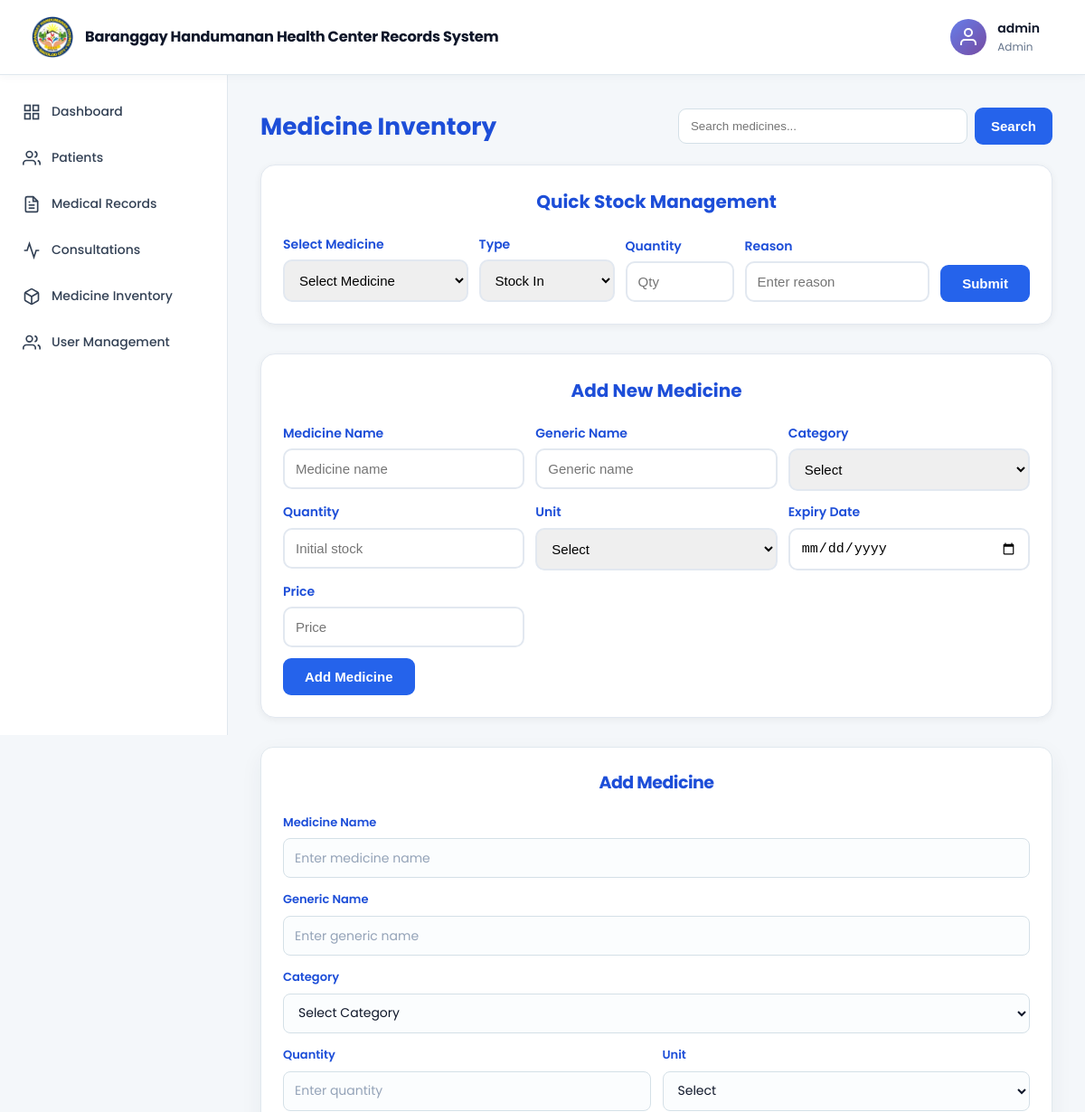
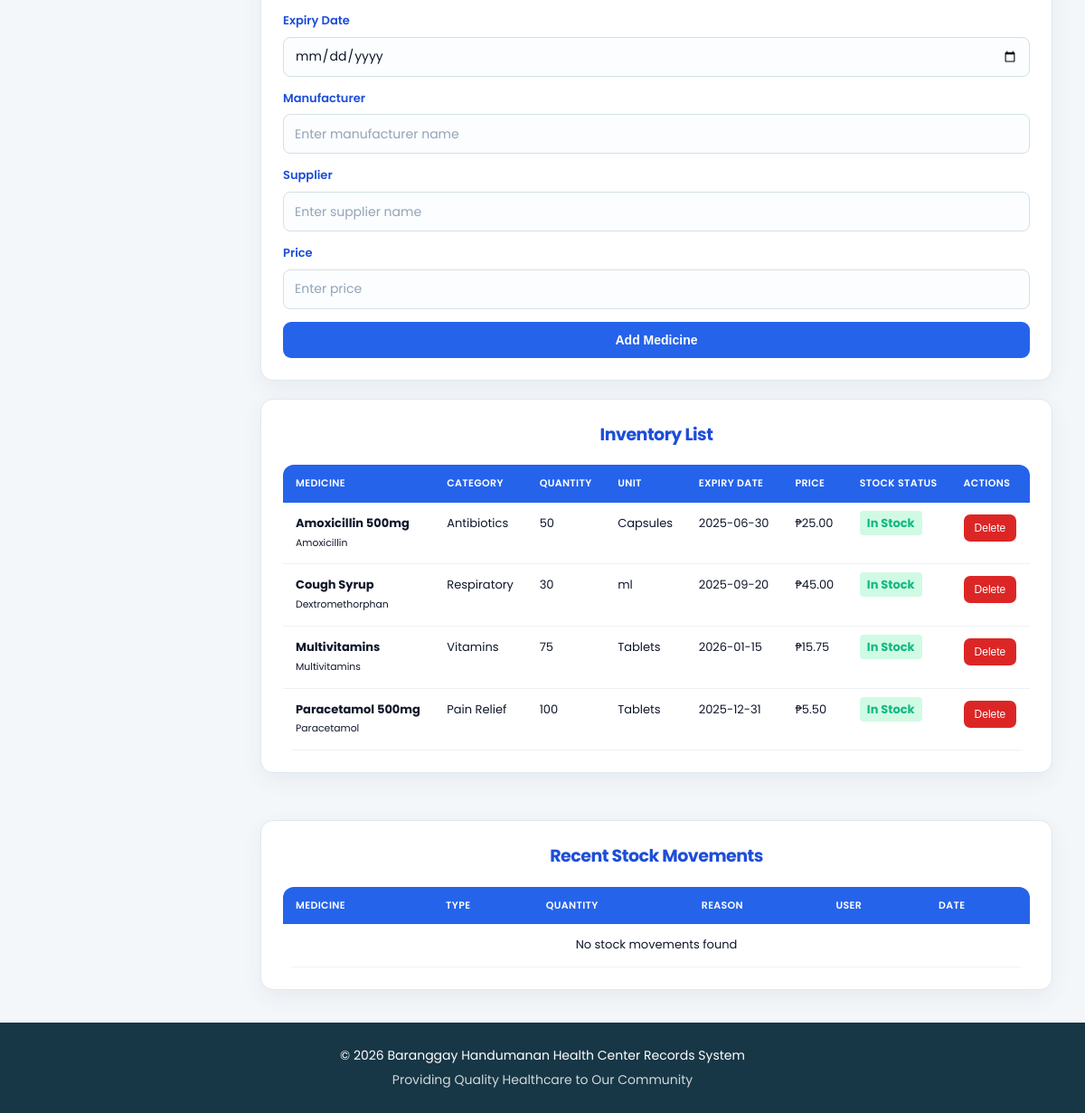
/modules/medicine_inventory.php (signed in), run on the app's committed database (2 pictures, top to bottom).
### tables this page shows
CREATE TABLE IF NOT EXISTS medicine_inventory (
    id INT AUTO_INCREMENT PRIMARY KEY,
    medicine_name VARCHAR(100) NOT NULL,
    generic_name VARCHAR(100),
    category VARCHAR(50) NOT NULL,
    quantity INT NOT NULL DEFAULT 0,
    unit VARCHAR(20) NOT NULL,
    expiry_date DATE NOT NULL,
    manufacturer VARCHAR(100),
    supplier VARCHAR(100),
    price DECIMAL(10, 2) NOT NULL DEFAULT 0.00,
    created_at TIMESTAMP DEFAULT CURRENT_TIMESTAMP
);

### classes/person.php (called while the page is built, shortened)
<?php
class Person {
    public function __construct($pdo) {
        $this->pdo = $pdo;
    }
}
?>

### classes/Medicine.php (called while the page is built, shortened)
<?php
require_once 'person.php';
class Medicine extends Person {
    public function getAllMedicines() {
        $sql = "SELECT * FROM medicine_inventory ORDER BY medicine_name ASC";
        $stmt = $this->pdo->query($sql);
        return $stmt->fetchAll();
    }
}
?>

### modules/medicine_inventory.php (the view, shortened to what this page needs)
<?php
require_once '../config/database.php';
require_once '../classes/Medicine.php';
$medicine = new Medicine($pdo);
$search = isset($_GET['search']) ? $_GET['search'] : '';
if ($search) {
    $medicines = $medicine->searchMedicines($search);
} else {
    $medicines = $medicine->getAllMedicines();
}
$stmt = $pdo->query("SELECT sm.*, mi.medicine_name, u.username FROM stock_movements sm JOIN medicine_inventory mi ON sm.medicine_id = mi.id JOIN users u ON sm.user_id = u.id ORDER BY sm.created_at DESC LIMIT 10");
$stockMovements = $stmt->fetchAll();
?>
<!DOCTYPE html>
<html lang="en">
<head>
    <?php include '../components/header.php'; ?>
</head>
<body>
    <?php include '../components/navbar2.php'; ?>
    <div class="dashboard-container">
        <?php include '../components/sidebar.php'; ?>
        <main class="dashboard-content">
            <div class="module-header">
                <h1>Medicine Inventory</h1>
                <form method="GET" class="search-form">
                    <input type="text" name="search" placeholder="Search medicines..." value="<?php echo htmlspecialchars($search); ?>">
                    <button type="submit">Search</button>
                </form>
            </div>
            <div class="stock-management" style="background: white; padding: 24px; border-radius: 16px; box-shadow: 0 2px 8px rgba(0,0,0,0.06); margin-bottom: 32px; border: 1px solid #e2e8f0;">
                <h2 style="margin: 0 0 20px 0; font-size: 20px; color: #1d4ed8; font-weight: 700;">Quick Stock Management</h2>
                <form method="POST" style="display: flex; gap: 12px; align-items: flex-end; flex-wrap: wrap;">
                    <div style="flex: 1; min-width: 200px;">
                        <label style="display: block; color: #1d4ed8; font-weight: 600; font-size: 14px; margin-bottom: 6px;">Select Medicine</label>
                        <select name="id" required style="width: 100%; padding: 12px; border: 2px solid #e2e8f0; border-radius: 10px; font-size: 15px;">
                            <option value="">Select Medicine</option>
                        </select>
                    </div>
                    <div style="width: 150px;">
                        <label style="display: block; color: #1d4ed8; font-weight: 600; font-size: 14px; margin-bottom: 6px;">Type</label>
                        <select name="type" required onchange="updateQuickAction()" style="width: 100%; padding: 12px; border: 2px solid #e2e8f0; border-radius: 10px; font-size: 15px;">
                            <option value="in">Stock In</option>
                        </select>
                    </div>
                    <div style="width: 120px;">
                        <label style="display: block; color: #1d4ed8; font-weight: 600; font-size: 14px; margin-bottom: 6px;">Quantity</label>
                        <input type="number" name="quantity" required min="1" placeholder="Qty" style="width: 100%; padding: 12px; border: 2px solid #e2e8f0; border-radius: 10px; font-size: 15px;">
                    </div>
                    <div style="flex: 1; min-width: 200px;">
                        <label style="display: block; color: #1d4ed8; font-weight: 600; font-size: 14px; margin-bottom: 6px;">Reason</label>
                        <input type="text" name="reason" required placeholder="Enter reason" style="width: 100%; padding: 12px; border: 2px solid #e2e8f0; border-radius: 10px; font-size: 15px;">
                    </div>
                    <button type="submit" class="submit-btn" style="padding: 12px 24px; font-size: 15px;">Submit</button>
                </form>
            </div>
            <div class="add-medicine" style="background: white; padding: 24px; border-radius: 16px; box-shadow: 0 2px 8px rgba(0,0,0,0.06); margin-bottom: 32px; border: 1px solid #e2e8f0;">
                <h2 style="margin: 0 0 20px 0; font-size: 20px; color: #1d4ed8; font-weight: 700;">Add New Medicine</h2>
                <form method="POST" style="display: grid; grid-template-columns: repeat(auto-fit, minmax(200px, 1fr)); gap: 12px;">
                    <div>
                        <label style="display: block; color: #1d4ed8; font-weight: 600; font-size: 14px; margin-bottom: 6px;">Medicine Name</label>
                        <input type="text" name="medicine_name" required placeholder="Medicine name" style="width: 100%; padding: 12px; border: 2px solid #e2e8f0; border-radius: 10px; font-size: 15px;">
                    </div>
                    <div>
                        <label style="display: block; color: #1d4ed8; font-weight: 600; font-size: 14px; margin-bottom: 6px;">Generic Name</label>
                        <input type="text" name="generic_name" placeholder="Generic name" style="width: 100%; padding: 12px; border: 2px solid #e2e8f0; border-radius: 10px; font-size: 15px;">
                    </div>
                    <div>
                        <label style="display: block; color: #1d4ed8; font-weight: 600; font-size: 14px; margin-bottom: 6px;">Category</label>
                        <select name="category" required style="width: 100%; padding: 12px; border: 2px solid #e2e8f0; border-radius: 10px; font-size: 15px;">
                            <option value="">Select</option>
                        </select>
                    </div>
                    <div>
                        <label style="display: block; color: #1d4ed8; font-weight: 600; font-size: 14px; margin-bottom: 6px;">Quantity</label>
                        <input type="number" name="quantity" required min="0" placeholder="Initial stock" style="width: 100%; padding: 12px; border: 2px solid #e2e8f0; border-radius: 10px; font-size: 15px;">
                    </div>
                    <div>
                        <label style="display: block; color: #1d4ed8; font-weight: 600; font-size: 14px; margin-bottom: 6px;">Unit</label>
                        <select name="unit" required style="width: 100%; padding: 12px; border: 2px solid #e2e8f0; border-radius: 10px; font-size: 15px;">
                            <option value="">Select</option>
                        </select>
                    </div>
                    <div>
                        <label style="display: block; color: #1d4ed8; font-weight: 600; font-size: 14px; margin-bottom: 6px;">Expiry Date</label>
                        <input type="date" name="expiry_date" required style="width: 100%; padding: 12px; border: 2px solid #e2e8f0; border-radius: 10px; font-size: 15px;">
                    </div>
                    <div>
                        <label style="display: block; color: #1d4ed8; font-weight: 600; font-size: 14px; margin-bottom: 6px;">Price</label>
                        <input type="number" name="price" step="0.01" min="0" required placeholder="Price" style="width: 100%; padding: 12px; border: 2px solid #e2e8f0; border-radius: 10px; font-size: 15px;">
                    </div>
                    <div style="grid-column: 1 / -1;">
                        <button type="submit" class="submit-btn" style="padding: 12px 24px; font-size: 15px;">Add Medicine</button>
                    </div>
                </form>
            </div>
            <div class="module-content">
                <div class="form-section">
                    <h2>Add Medicine</h2>
                    <form method="POST" class="module-form">
                        <div class="form-group">
                            <label>Medicine Name</label>
                            <input type="text" name="medicine_name" required placeholder="Enter medicine name">
                        </div>
                        <div class="form-group">
                            <label>Generic Name</label>
                            <input type="text" name="generic_name" placeholder="Enter generic name">
                        </div>
                        <div class="form-group">
                            <label>Category</label>
                            <select name="category" required>
                                <option value="">Select Category</option>
                            </select>
                        </div>
                        <div class="form-row">
                            <div class="form-group">
                                <label>Quantity</label>
                                <input type="number" name="quantity" required min="0" placeholder="Enter quantity">
                            </div>
                            <div class="form-group">
                                <label>Unit</label>
                                <select name="unit" required>
                                    <option value="">Select</option>
                                </select>
                            </div>
                        </div>
                        <div class="form-group">
                            <label>Expiry Date</label>
                            <input type="date" name="expiry_date" required>
                        </div>
                        <div class="form-group">
                            <label>Manufacturer</label>
                            <input type="text" name="manufacturer" placeholder="Enter manufacturer name">
                        </div>
                        <div class="form-group">
                            <label>Supplier</label>
                            <input type="text" name="supplier" placeholder="Enter supplier name">
                        </div>
                        <div class="form-group">
                            <label>Price</label>
                            <input type="number" name="price" step="0.01" min="0" required placeholder="Enter price">
                        </div>
                        <button type="submit" class="submit-btn">Add Medicine</button>
                    </form>
                </div>
                <div class="table-section">
                    <h2>Inventory List</h2>
                    <table class="data-table">
                        <thead>
                            <tr>
                                <th>Medicine</th>
                                <th>Category</th>
                                <th>Quantity</th>
                                <th>Unit</th>
                                <th>Expiry Date</th>
                                <th>Price</th>
                                <th>Stock Status</th>
                                <th>Actions</th>
                            </tr>
                        </thead>
                        <tbody>
                            <?php if (empty($medicines)): ?>
                                <tr>
                                    <td colspan="8" style="text-align: center;">No medicines found</td>
                                </tr>
                            <?php else: ?>
                                <?php foreach ($medicines as $m): ?>
                                    <?php
                                    $stockStatus = $m['quantity'] > 0 ? 'In Stock' : 'Out of Stock';
                                    $statusColor = $m['quantity'] > 0 ? '#10b981' : '#ef4444';
                                    ?>
                                    <tr>
                                        <td>
                                            <strong><?php echo htmlspecialchars($m['medicine_name']); ?></strong><br>
                                            <small><?php echo htmlspecialchars($m['generic_name']); ?></small>
                                        </td>
                                        <td><?php echo htmlspecialchars($m['category']); ?></td>
                                        <td><?php echo htmlspecialchars($m['quantity']); ?></td>
                                        <td><?php echo htmlspecialchars($m['unit']); ?></td>
                                        <td><?php echo htmlspecialchars($m['expiry_date']); ?></td>
                                        <td>₱<?php echo number_format($m['price'], 2); ?></td>
                                        <td>
                                            <span style="color: <?php echo $statusColor; ?>; font-weight: bold; padding: 4px 8px; border-radius: 4px; background: <?php echo $m['quantity'] > 0 ? '#d1fae5' : '#fee2e2'; ?>;">
                                                <?php echo $stockStatus; ?>
                                            </span>
                                        </td>
                                        <td>
                                            <form method="POST" style="display: inline;">
                                                <button type="submit" class="delete-btn" onclick="return confirm('Are you sure?')" style="padding: 8px 12px; font-size: 12px;">Delete</button>
                                            </form>
                                        </td>
                                    </tr>
                                <?php endforeach; ?>
                            <?php endif; ?>
                        </tbody>
                    </table>
                </div>
                <div class="table-section" style="margin-top: 32px;">
                    <h2>Recent Stock Movements</h2>
                    <table class="data-table">
                        <thead>
                            <tr>
                                <th>Medicine</th>
                                <th>Type</th>
                                <th>Quantity</th>
                                <th>Reason</th>
                                <th>User</th>
                                <th>Date</th>
                            </tr>
                        </thead>
                        <tbody>
                            <?php if (empty($stockMovements)): ?>
                                <tr>
                                    <td colspan="6" style="text-align: center;">No stock movements found</td>
                                </tr>
                            <?php endif; ?>
                        </tbody>
                    </table>
                </div>
            </div>
        </main>
    </div>
    <?php include '../components/footer.php'; ?>
</body>
</html>

### data on the page
medicine_inventory: medicine_name "Amoxicillin 500mg", generic_name "Amoxicillin", category "Antibiotics", quantity "50", unit "Capsules", expiry_date "2025-06-30", price "25.00", quantity "In Stock"
medicine_inventory: medicine_name "Cough Syrup", generic_name "Dextromethorphan", category "Respiratory", quantity "30", unit "ml", expiry_date "2025-09-20", price "45.00", quantity "In Stock"
medicine_inventory: medicine_name "Multivitamins", generic_name "Multivitamins", category "Vitamins", quantity "75", unit "Tablets", expiry_date "2026-01-15", price "15.75", quantity "In Stock"
medicine_inventory: medicine_name "Paracetamol 500mg", generic_name "Paracetamol", category "Pain Relief", quantity "100", unit "Tablets", expiry_date "2025-12-31", price "5.50", quantity "In Stock"

### other printed values
$username "admin"
$roleDisplay "Admin"
